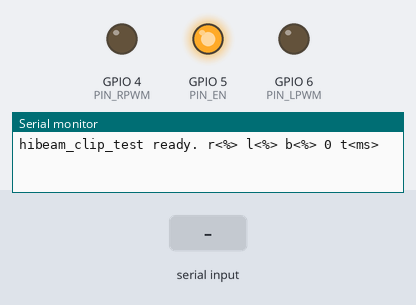
The sketch below on a simulated ESP32-S3. Shown: output pins drawn as LEDs (lit = HIGH), the last lines printed to the serial monitor. The inputs (shaded band) are chosen by the test bench.

Above: at 1.4 s.
1.5 s: "r90\n" received over Serial
At 2.7 s:
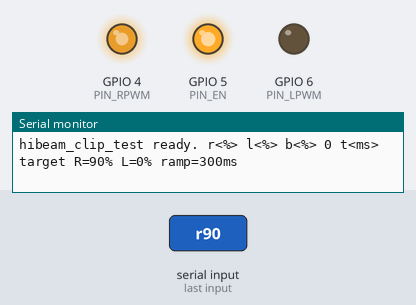
3.2 s: "0\n" received over Serial
At 4.5 s:
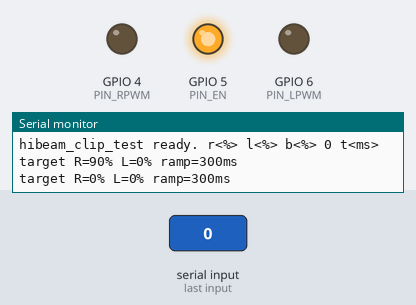
4.8 s: "l90\n" received over Serial
At 6.2 s:
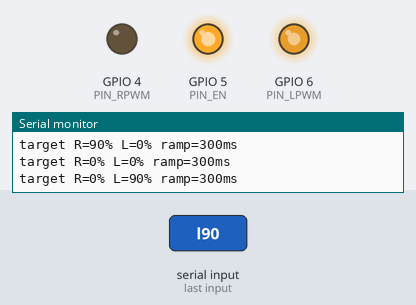
6.5 s: "b90\n" received over Serial
At 7.7 s:
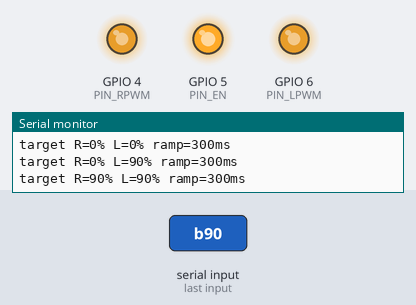
8.2 s: "r,45\n" received over Serial
At 9.5 s:
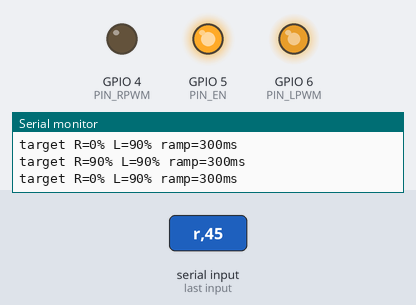
9.8 s: "l,45\n" received over Serial
At 11.0 s:
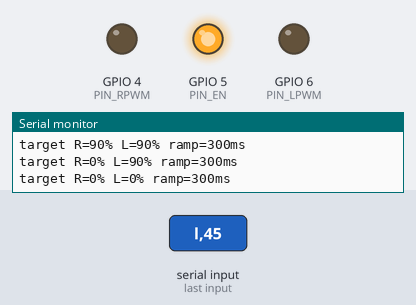
Timing chart, 0 to 12.4 s (numbered marks = the images above; inputs shaded):
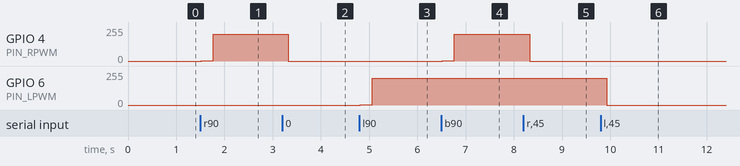

The sketch:

hibeam_clip_test.ino
```cpp
// ハイビーム左右 クリップ直結実験用 (HW-039 1枚, M+=右, M-=左)
// シリアル(115200)コマンド:
//   r<0-100>  右の明るさ(体感%)   例: r30
//   l<0-100>  左の明るさ(体感%)   例: l30
//   b<0-100>  左右同時            例: b50
//   0         全消灯
//   t<ms>     フェード時間(0-100%にかかる時間)  例: t800
// 安全要件: 起動時EN=LOW・明るさ0%、全準備後にEN=HIGH、MAX_DUTY_PCTでcap

#include <Arduino.h>

const int PIN_RPWM = 4;   // 右 (M+)
const int PIN_LPWM = 6;   // 左 (M-)  ※予約GPIO6を使用
const int PIN_EN   = 5;   // R_EN + L_EN

const uint32_t PWM_FREQ = 1000;   // LED想定
const uint8_t  PWM_RES  = 12;     // 0-4095
const float    GAMMA    = 2.2f;   // LED=2.2 / ハロゲン=0.5
const float    MAX_DUTY_PCT = 100.0f;
uint32_t rampMs = 300;            // 0->100% にかかる時間。減光は2倍速

struct Ch { int pin; float target; float cur; };
Ch ch[2] = { {PIN_RPWM, 0, 0}, {PIN_LPWM, 0, 0} };

uint32_t toDuty(float pct) {
  if (pct <= 0) return 0;
  float d = powf(pct / 100.0f, GAMMA) * 4095.0f;
  float cap = 4095.0f * MAX_DUTY_PCT / 100.0f;
  if (d > cap) d = cap;
  return (uint32_t)(d + 0.5f);
}

void setup() {
  pinMode(PIN_EN, OUTPUT);
  digitalWrite(PIN_EN, LOW);               // 起動時の誤点灯防止
  pinMode(PIN_RPWM, OUTPUT); digitalWrite(PIN_RPWM, LOW);
  pinMode(PIN_LPWM, OUTPUT); digitalWrite(PIN_LPWM, LOW);

  Serial.begin(115200);
  ledcAttach(PIN_RPWM, PWM_FREQ, PWM_RES);
  ledcAttach(PIN_LPWM, PWM_FREQ, PWM_RES);
  ledcWrite(PIN_RPWM, 0);
  ledcWrite(PIN_LPWM, 0);

  delay(200);
  digitalWrite(PIN_EN, HIGH);              // 全準備完了後に出力許可
  Serial.println("hibeam_clip_test ready. r<%> l<%> b<%> 0 t<ms>");
}

void handleLine(String s) {
  s.trim();
  if (s.length() == 0) return;
  char c = s.charAt(0);
  int v = s.substring(1).toInt();
  if (c == '0' && s.length() == 1) { ch[0].target = ch[1].target = 0; }
  else if (c == 'r') ch[0].target = constrain(v, 0, 100);
  else if (c == 'l') ch[1].target = constrain(v, 0, 100);
  else if (c == 'b') ch[0].target = ch[1].target = constrain(v, 0, 100);
  else if (c == 't') rampMs = constrain(v, 0, 10000);
  else { Serial.println("? r<%> l<%> b<%> 0 t<ms>"); return; }
  Serial.printf("target R=%.0f%% L=%.0f%% ramp=%ums\n", ch[0].target, ch[1].target, rampMs);
}

void loop() {
  static String buf;
  while (Serial.available()) {
    char c = Serial.read();
    if (c == '\n' || c == '\r') { handleLine(buf); buf = ""; }
    else buf += c;
  }

  static uint32_t last = millis();
  uint32_t now = millis();
  float dt = (float)(now - last);
  last = now;

  for (auto &k : ch) {
    float step = (rampMs == 0) ? 100.0f : 100.0f * dt / rampMs;
    if (k.cur < k.target)      k.cur = min(k.target, k.cur + step);
    else if (k.cur > k.target) k.cur = max(k.target, k.cur - step * 2);  // 減光は2倍速
    ledcWrite(k.pin, toDuty(k.cur));
  }
  delay(2);
}
```

Measured:
- after the input at 1.5 s, GPIO 4 (PIN_RPWM): 0/255 → 1/255 at once, → 202/255 0.25 s later
- after the input at 3.2 s, GPIO 4 (PIN_RPWM): 202/255 → 0/255 after 0.13 s
- after the input at 4.8 s, GPIO 6 (PIN_LPWM): 0/255 → 1/255 at once, → 202/255 0.25 s later
- after the input at 6.5 s, GPIO 4 (PIN_RPWM): 0/255 → 1/255 at once, → 202/255 0.25 s later
- after the input at 8.2 s, GPIO 4 (PIN_RPWM): 202/255 → 0/255 after 0.13 s
- after the input at 9.8 s, GPIO 6 (PIN_LPWM): 202/255 → 0/255 after 0.13 s
